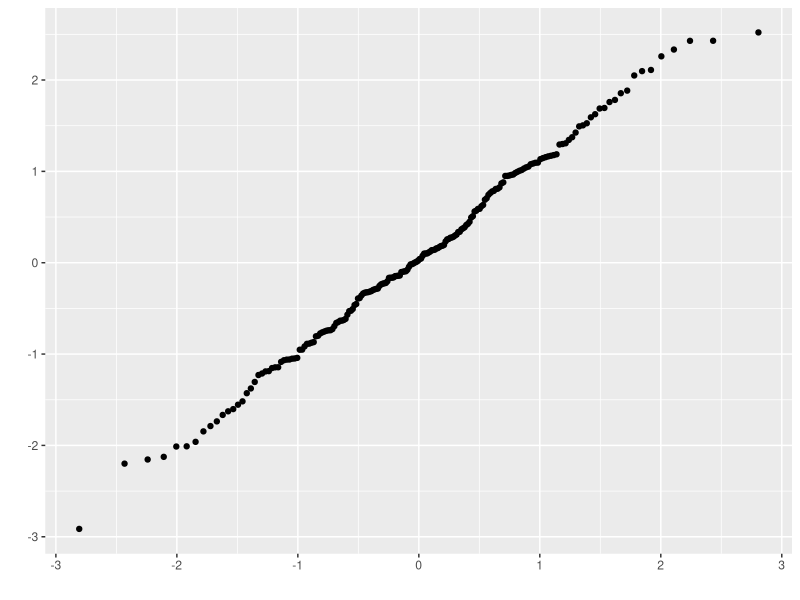
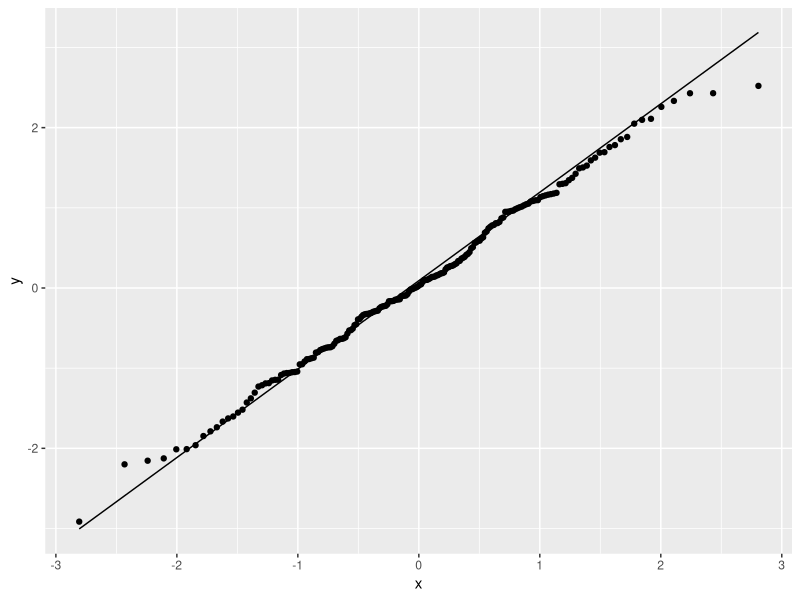
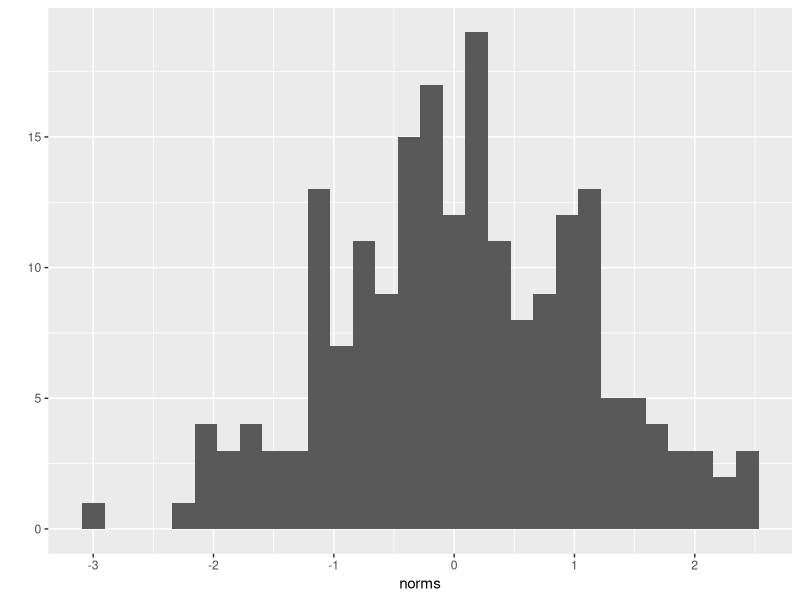
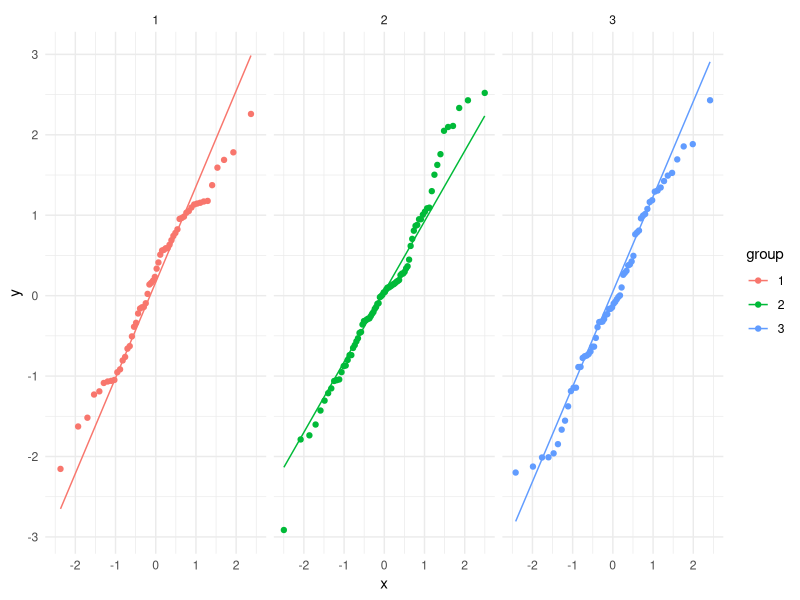

Recreate these plots in R, in order.
library(tidyverse)
norms <- rnorm(200)
qplot(sample=norms)

df <- data.frame(norms)
df |> 
  ggplot(aes(sample=norms))+
  geom_qq()+
  geom_qq_line()


## to quickly see a histogram of the data
qplot(x=norms)

df$group <-factor(sample(1:3,200,replace=TRUE))

df |> 
  ggplot(aes(sample=norms,color=group))+
  geom_qq()+
  geom_qq_line()+
  facet_wrap(~group)+
  theme_minimal()
